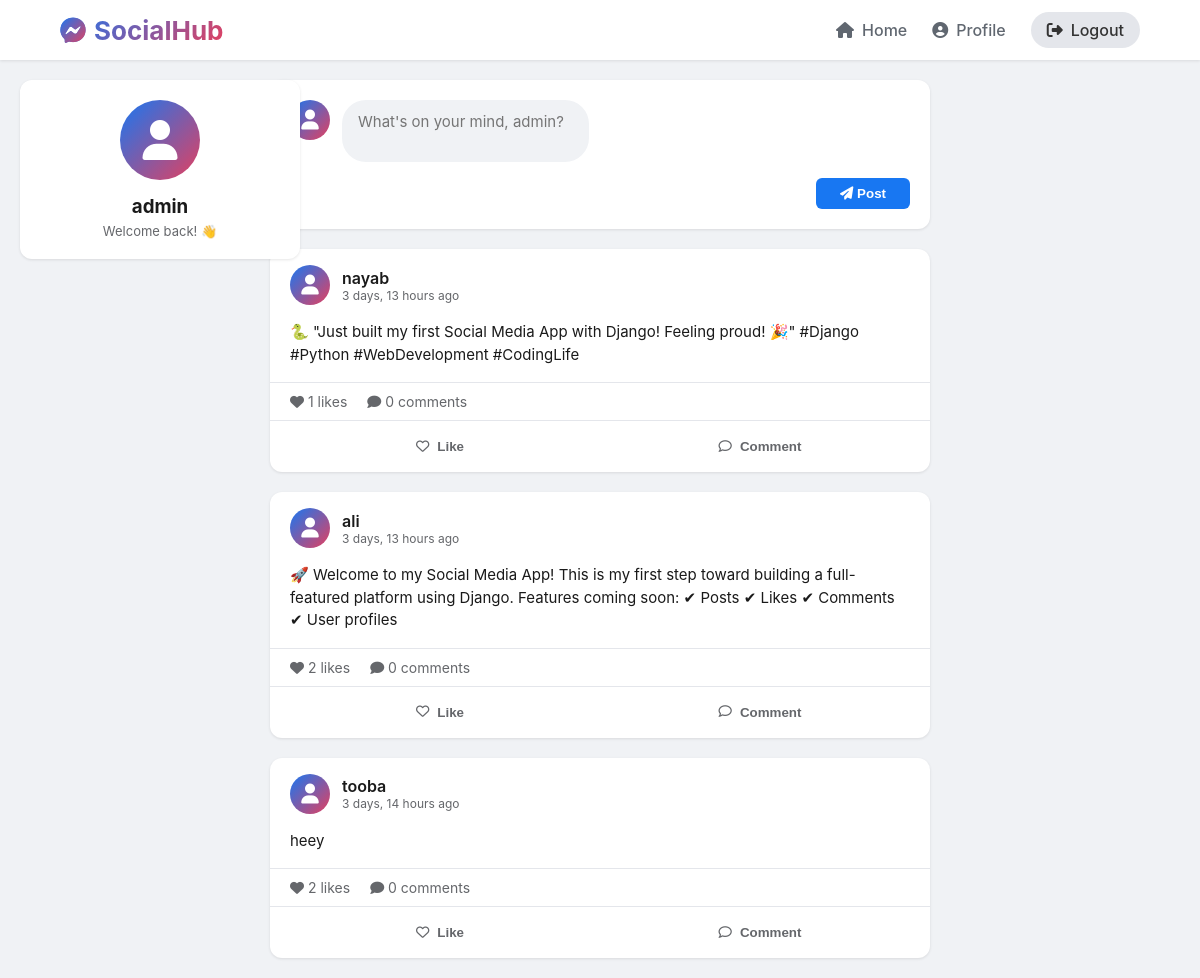
The app's page / (signed in) with its own data.
### core/models.py (models this page shows, shortened)
class Post(models.Model):
    user = models.ForeignKey(User, on_delete=models.CASCADE, related_name='posts')
    content = models.TextField(max_length=1000)
    created_at = models.DateTimeField(auto_now_add=True)
    likes = models.ManyToManyField(User, related_name='liked_posts', blank=True)
    def total_likes(self):
        return self.likes.count()

### core/views.py (the view)
# urls.py: path('', views.home, name='home'),
def home(request):
    posts = Post.objects.all().order_by('-created_at')
    return render(request, 'core/home.html', {'posts': posts})

### core/templates/core/home.html (shortened to what this page needs)
<!DOCTYPE html>
<html lang="en">
<head>
    <link rel="stylesheet" href="https://cdnjs.cloudflare.com/ajax/libs/font-awesome/6.4.0/css/all.min.css">
</head>
<body>
    <nav class="navbar">
        <div class="logo">
            <i class="fab fa-facebook-messenger"></i>
            <span>SocialHub</span>
        </div>
        <div class="nav-links">
            {% if user.is_authenticated %}
                <a href="{% url 'home' %}"><i class="fas fa-home"></i> Home</a>
                <a href="{% url 'profile' user.username %}"><i class="fas fa-user-circle"></i> Profile</a>
                <a href="{% url 'logout' %}" class="logout-btn"><i class="fas fa-sign-out-alt"></i> Logout</a>
            {% else %}
                <a href="{% url 'login' %}"><i class="fas fa-sign-in-alt"></i> Login</a>
                <a href="{% url 'signup' %}"><i class="fas fa-user-plus"></i> Signup</a>
            {% endif %}
        </div>
    </nav>
    {% if user.is_authenticated %}
    <div class="left-sidebar">
        <div class="profile-card">
            <div class="profile-avatar">
                <i class="fas fa-user"></i>
            </div>
            <h3>{{ user.username }}</h3>
            <p>Welcome back! 👋</p>
        </div>
    </div>
    {% endif %}
    <div class="container">
        {% if user.is_authenticated %}
        <div class="create-post">
            <div class="post-input-area">
                <div class="post-avatar">
                    <i class="fas fa-user"></i>
                </div>
                <form method="POST" action="{% url 'create_post' %}" style="flex: 1;">
                    <textarea name="content" rows="2" placeholder="What's on your mind, {{ user.username }}?"></textarea>
                    <div class="post-actions">
                        <button type="submit" class="post-btn"><i class="fas fa-paper-plane"></i> Post</button>
                    </div>
                </form>
            </div>
        </div>
        {% endif %}
        {% for post in posts %}
        <div class="post-card" id="post-{{ post.id }}">
            <div class="post-header">
                <div class="post-avatar-small">
                    <i class="fas fa-user"></i>
                </div>
                <div class="post-user-info">
                    <a href="{% url 'profile' post.user.username %}" class="post-user-name">{{ post.user.username }}</a>
                    <div class="post-time">{{ post.created_at|timesince }} ago</div>
                </div>
            </div>
            <div class="post-content">
                {{ post.content }}
            </div>
            <div class="post-stats">
                <span id="likes-count-{{ post.id }}">
                    <i class="fas fa-heart"></i> <span class="like-number-{{ post.id }}">{{ post.total_likes }}</span> likes
                </span>
                <span><i class="fas fa-comment"></i> {{ post.comments.count }} comments</span>
            </div>
            <div class="post-buttons">
                {% if user.is_authenticated %}
                <button class="post-btn-action like-btn" data-post-id="{{ post.id }}" data-liked="{% if user in post.likes.all %}true{% else %}false{% endif %}">
                    {% if user in post.likes.all %}
                        <i class="fas fa-heart liked"></i> <span>Liked</span>
                    {% else %}
                        <i class="far fa-heart"></i> <span>Like</span>
                    {% endif %}
                </button>
                {% endif %}
                <button class="post-btn-action comment-toggle" data-post-id="{{ post.id }}">
                    <i class="far fa-comment"></i> Comment
                </button>
            </div>
        </div>
        {% empty %}
        <div class="create-post" style="text-align: center;">
            <p>No posts yet. {% if user.is_authenticated %}Be the first to post!{% endif %}</p>
        </div>
        {% endfor %}
    </div>
</body>
</html>

### core/templates/core/home.html (style rules this page uses)
* { margin: 0; padding: 0; box-sizing: border-box; }
body { font-family: -apple-system, BlinkMacSystemFont, 'Segoe UI', Roboto, Helvetica, Arial, sans-serif; background: #f0f2f5; color: #1a1a1a; }
.navbar { background: white; padding: 12px 5%; display: flex; justify-content: space-between; align-items: center; box-shadow: 0 1px 3px rgba(0,0,0,0.1); position: sticky; top: 0; z-index: 1000; }
.logo { display: flex; align-items: center; gap: 8px; font-size: 26px; font-weight: bold; background: linear-gradient(135deg, #1877f2, #e4405f); -webkit-background-clip: text; -webkit-text-fill-color: transparent; }
.logo i { background: linear-gradient(135deg, #1877f2, #e4405f); -webkit-background-clip: text; -webkit-text-fill-color: transparent; }
.nav-links { display: flex; gap: 25px; align-items: center; }
.nav-links a { text-decoration: none; color: #606770; font-weight: 500; transition: 0.3s; display: flex; align-items: center; gap: 8px; }
.logout-btn { background: #e4e6eb; padding: 8px 16px; border-radius: 20px; color: #333 !important; }
.container { max-width: 700px; margin: 20px auto; padding: 0 20px; }
.create-post { background: white; border-radius: 12px; padding: 20px; margin-bottom: 20px; box-shadow: 0 1px 3px rgba(0,0,0,0.1); }
.post-input-area { display: flex; gap: 12px; align-items: flex-start; }
.post-avatar { width: 40px; height: 40px; background: linear-gradient(135deg, #1877f2, #e4405f); border-radius: 50%; display: flex; align-items: center; justify-content: center; flex-shrink: 0; }
.post-avatar i { color: white; font-size: 20px; }
.post-input-area textarea { flex: 1; border: none; background: #f0f2f5; padding: 12px 16px; border-radius: 24px; resize: none; font-family: inherit; font-size: 15px; }
.post-actions { display: flex; justify-content: flex-end; margin-top: 12px; }
.post-btn { background: #1877f2; color: white; border: none; padding: 8px 24px; border-radius: 6px; font-weight: 600; cursor: pointer; }
.post-card { background: white; border-radius: 12px; margin-bottom: 20px; box-shadow: 0 1px 3px rgba(0,0,0,0.1); overflow: hidden; }
.post-header { padding: 16px 20px; display: flex; align-items: center; gap: 12px; }
.post-avatar-small { width: 40px; height: 40px; background: linear-gradient(135deg, #1877f2, #e4405f); border-radius: 50%; display: flex; align-items: center; justify-content: center; }
.post-avatar-small i { color: white; font-size: 20px; }
.post-user-info { flex: 1; }
.post-user-name { font-weight: 600; color: #1a1a1a; text-decoration: none; }
.post-time { font-size: 12px; color: #65676b; }
.post-content { padding: 0 20px 16px; font-size: 15px; line-height: 1.5; }
.post-stats { padding: 10px 20px; border-top: 1px solid #e4e6eb; border-bottom: 1px solid #e4e6eb; display: flex; gap: 20px; font-size: 14px; color: #65676b; }
.post-buttons { padding: 8px 20px; display: flex; gap: 20px; }
.post-btn-action { flex: 1; background: none; border: none; padding: 10px; border-radius: 8px; cursor: pointer; font-weight: 600; color: #65676b; display: flex; align-items: center; justify-content: center; gap: 8px; transition: 0.3s; }
.left-sidebar { position: fixed; left: 20px; top: 80px; width: 280px; }
.profile-card { background: white; border-radius: 12px; padding: 20px; text-align: center; box-shadow: 0 1px 3px rgba(0,0,0,0.1); }
.profile-avatar { width: 80px; height: 80px; background: linear-gradient(135deg, #1877f2, #e4405f); border-radius: 50%; display: flex; align-items: center; justify-content: center; margin: 0 auto 15px; }
.profile-avatar i { font-size: 40px; color: white; }
.profile-card h3 { margin-bottom: 5px; color: #1a1a1a; }
.profile-card p { color: #65676b; font-size: 13px; }

### records on screen
Post: user.username "nayab", created_at "3 days, 13 hours", content "🐍 \"Just built my first Social Media App with Django! Feeling proud! 🎉\" #Django #Python #WebDevelopment #CodingLife", total_likes "1", comments.count "0", shows "Like"
Post: user.username "ali", created_at "3 days, 13 hours", content "🚀 Welcome to my Social Media App! This is my first step toward building a full-featured platform using Django. Features coming soon: ✔ Posts ✔ Likes ✔ Comments ✔ User profiles", total_likes "2", comments.count "0"
Post: user.username "tooba", created_at "3 days, 14 hours", content "heey", total_likes "2", comments.count "0", shows "Like"

### other values on screen
{{ user.username }} "admin"
